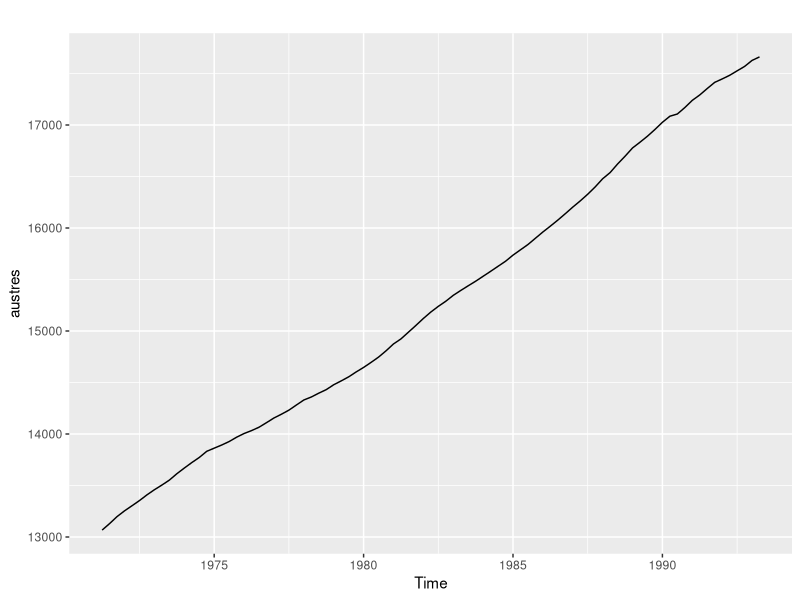
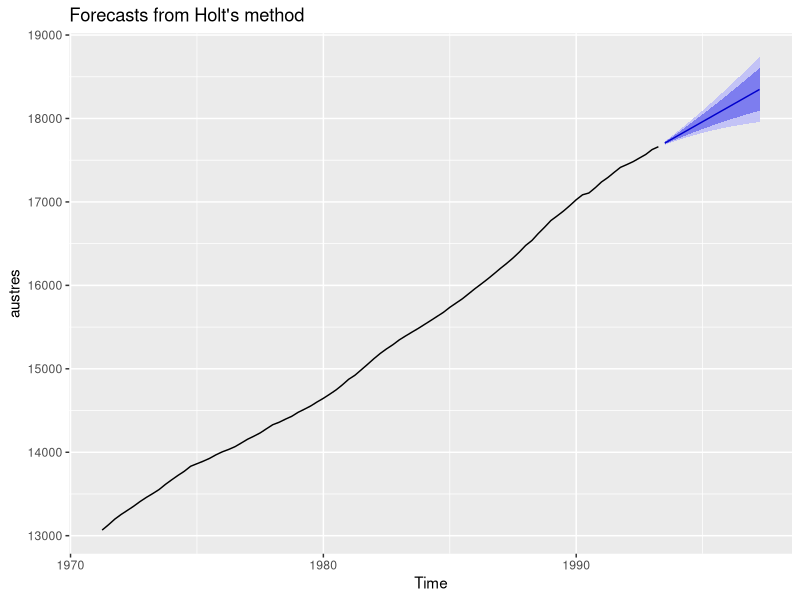
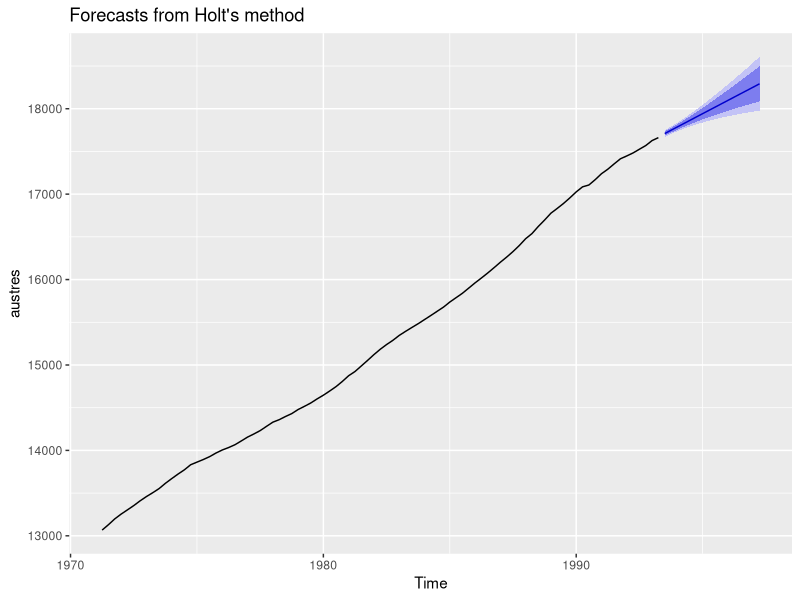
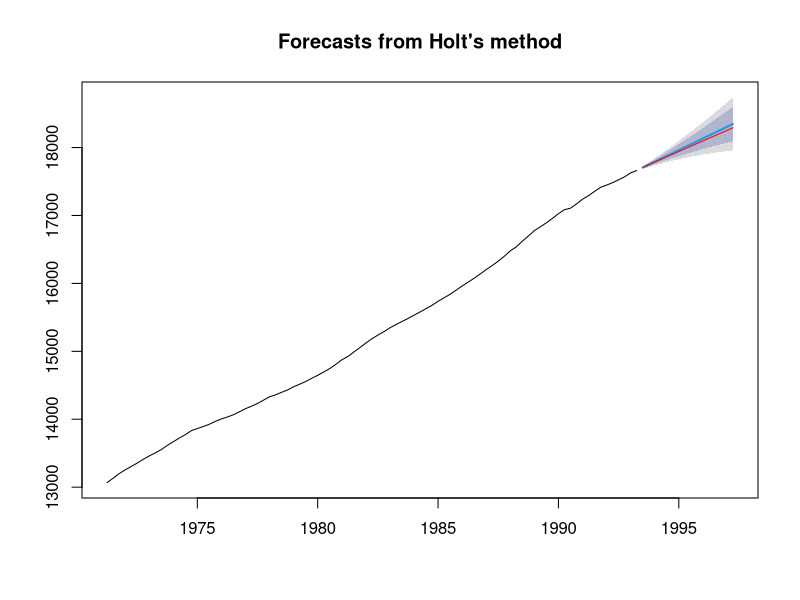
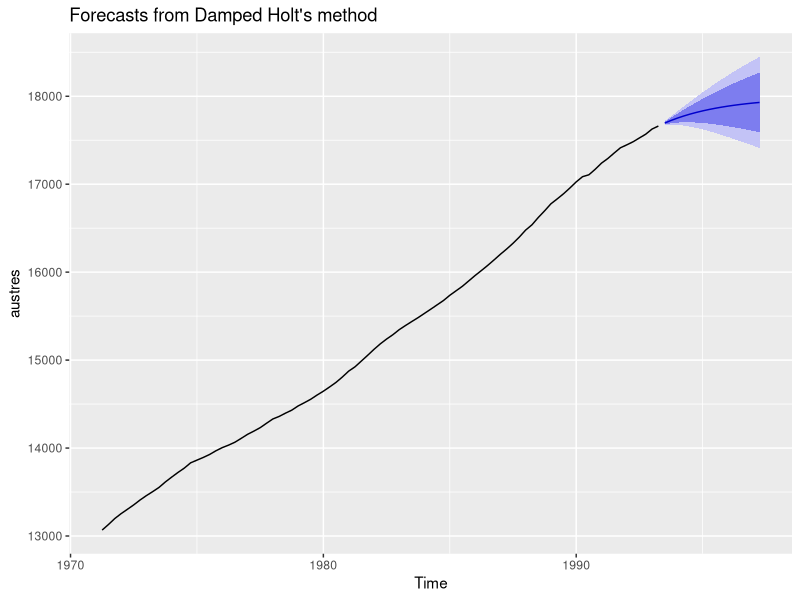
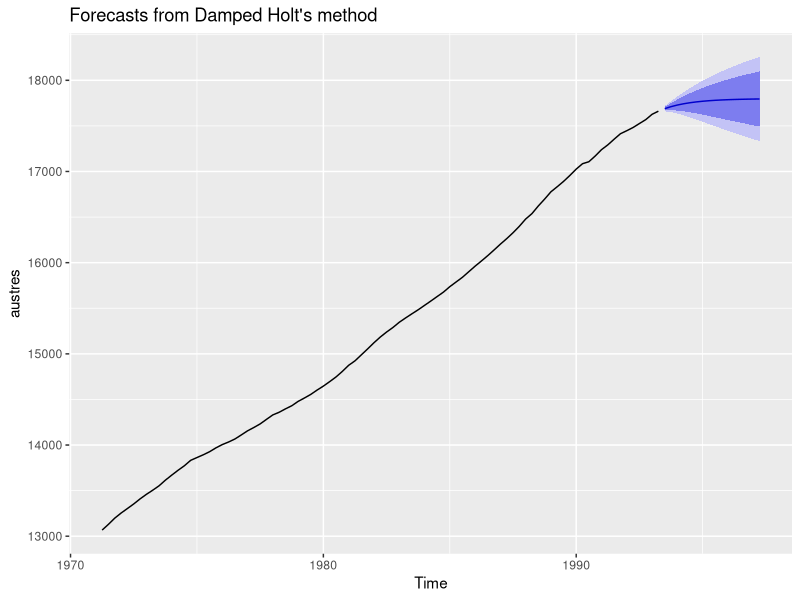
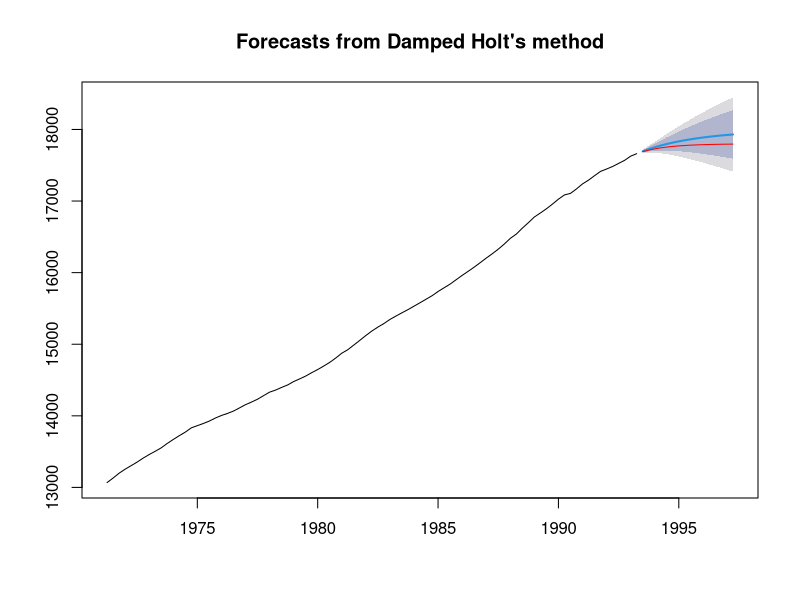
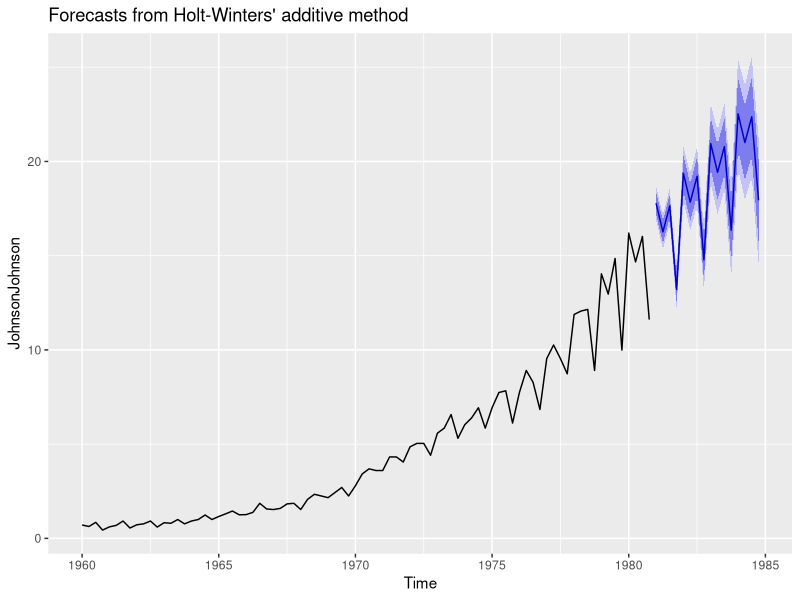

Write the R code that produced these figures, in order.
library(forecast)
library(ggplot2)

#tendencia linear hold
autoplot(austres)
mdl1 = holt(austres, h=16)
autoplot(mdl1)
mdl1$model

mdl2 = holt(austres,alpha = 0.2,   h=16)
autoplot(mdl2)

#compara as duas previs?es
plot(mdl1)
lines(mdl2$mean, col="red")

#tendencia amortecida
mdl3 = holt(austres,damped = T, phi = 0.9,  h=16)
autoplot(mdl3)

#mudamos phi 
mdl4 = holt(austres,damped = T, phi = 0.8,  h=16)
autoplot(mdl4)

#comparar os modelos
plot(mdl3)
lines(mdl4$mean, col="red")

#compara as duas previsoes
print(mdl3$mean)
print(mdl4$mean)

#holt winter - sazonal
#aditivo
mdl5 = hw(JohnsonJohnson,seasonal = "additive", h=16)
autoplot(mdl5)

#multiplicativo
mdl6 = hw(JohnsonJohnson,seasonal = "multiplicative", h=16)
autoplot(mdl6)

#comparar os modelos
plot(mdl5)
lines(mdl6$mean, col="red")

#comparando textual
print(mdl5$mean)
print(mdl6$mean)

#multiplicativo amortecido
mdl7 = hw(JohnsonJohnson,seasonal = "multiplicative", damped = T, phi = 0.9,h=16)
autoplot(mdl7)

#ets 
mdl8 = ets(JohnsonJohnson)
print(mdl8)

autoplot(mdl8$residuals)
autoplot(mdl8$fitted)

prev = forecast(mdl8, h=16,levels=c(85,90))
print(prev$mean)
autoplot(prev)

autoplot(decompose(JohnsonJohnson))

mdl9 = ets(JohnsonJohnson, model = "ZAA", damped = T)
print(mdl9)

mdl10 = ets(JohnsonJohnson, model = "ZZZ", damped = T)
print(mdl10)




